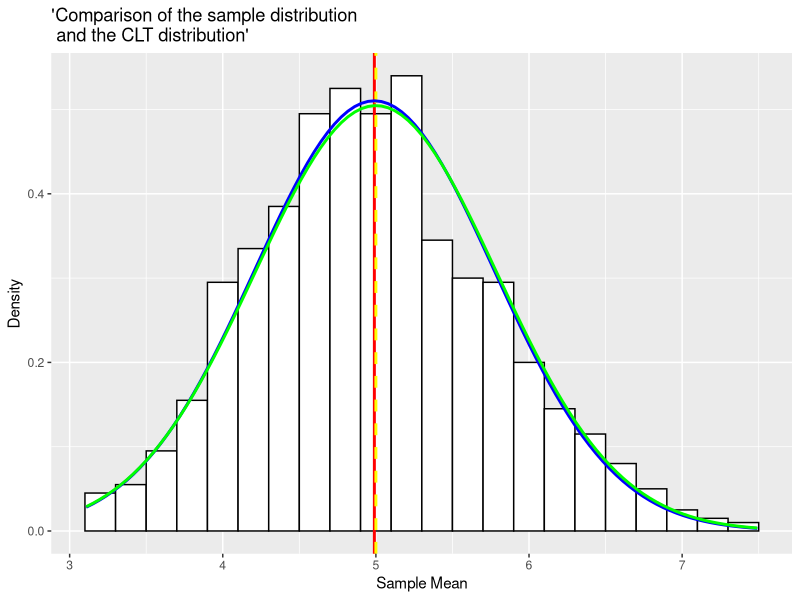

Source code (R):
## ---- chunk 1

library(ggplot2)

## ---- chunk 2

set.seed(1)

sample_means <- NULL
for(i in 1:1000) {
  sample_means <- c(sample_means, mean(rexp(40, 0.2)))
}
mean(sample_means)

## ---- chunk 3

var(sample_means)

## ---- chunk 4

ActualMean<-mean(sample_means)
ActualSD<-sd(sample_means)
ActualVar<-var(sample_means)
TheoryMean<-1/0.2
TheorySD<-((1/0.2) * (1/sqrt(40)))
TheoryVar<-TheorySD^2

data<-data.frame(sample_means) 
ggplot(data,aes(x=sample_means)) +
geom_histogram(binwidth = 0.2,fill="white",color="black",aes(y = ..density..))+ 
labs(title="'Comparison of the sample distribution\n and the CLT distribution'", x="Sample Mean", y="Density")+
geom_vline(xintercept=ActualMean,size=1.0, color="red") +
geom_vline(xintercept=TheoryMean,size=1.0, color="yellow",linetype = "dashed")  +
stat_function(fun=dnorm,args=list(mean=ActualMean, sd=ActualSD),size = 1.0, color = "blue")+ 
stat_function(fun=dnorm,args=list(mean=TheoryMean, sd=TheorySD),size = 1.0, color = "green")

